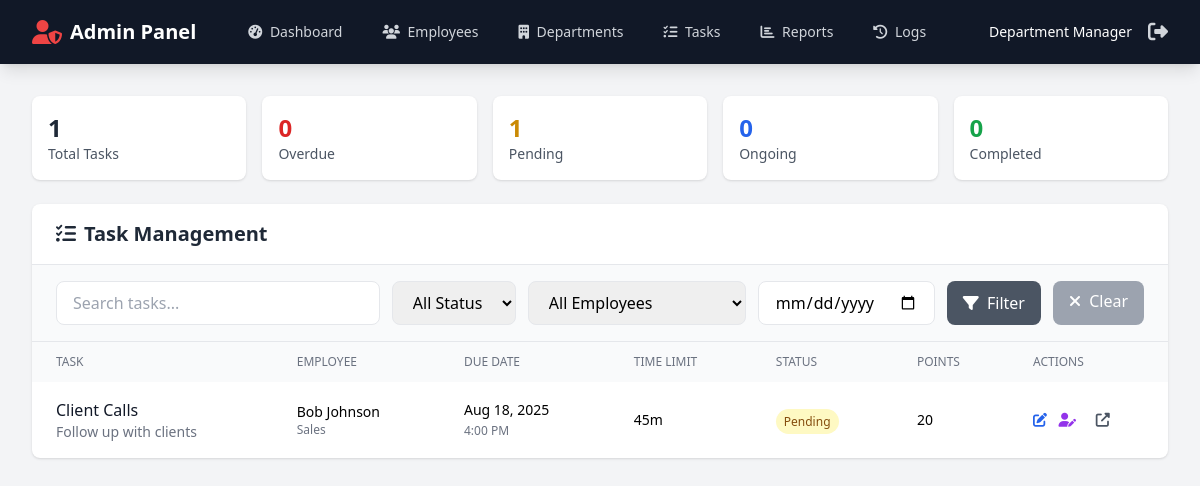
Screenshot of /admin/tasks.php (signed in) with the database file from the repository.
### tables this page shows
CREATE TABLE `tasks` (
  `id` int(11) NOT NULL,
  `title` varchar(200) NOT NULL,
  `description` text DEFAULT NULL,
  `employee_id` int(11) DEFAULT NULL,
  `department_id` int(11) DEFAULT NULL,
  `repeat_days` varchar(20) DEFAULT NULL,
  `custom_days` varchar(50) DEFAULT NULL,
  `due_date` date DEFAULT NULL,
  `due_time` time DEFAULT NULL,
  `time_limit_hours` int(11) DEFAULT 0,
  `time_limit_minutes` int(11) DEFAULT 0,
  `started_at` timestamp NULL DEFAULT NULL,
  `completed_at` timestamp NULL DEFAULT NULL,
  `status` enum('pending','ongoing','finished','dropped','overdue') DEFAULT 'pending',
  `is_project_task` tinyint(1) DEFAULT 0,
  `created_by` int(11) DEFAULT NULL,
  `parent_task_id` int(11) DEFAULT NULL,
  `is_repeat` tinyint(1) DEFAULT 0,
  `repeat_config` longtext DEFAULT NULL,
  `points` int(11) DEFAULT 10,
  `confirmation_token` varchar(64) DEFAULT NULL,
  `created_at` timestamp NOT NULL DEFAULT current_timestamp(),
  `updated_at` timestamp NOT NULL DEFAULT current_timestamp() ON UPDATE current_timestamp()
);

CREATE TABLE `employees` (
  `id` int(11) NOT NULL,
  `name` varchar(100) NOT NULL,
  `email` varchar(100) NOT NULL,
  `password` varchar(255) NOT NULL,
  `role` enum('admin','manager','employee') DEFAULT 'employee',
  `whatsapp_number` varchar(20) DEFAULT NULL,
  `department` varchar(50) DEFAULT NULL,
  `total_points` int(11) DEFAULT 0,
  `notification_enabled` tinyint(1) DEFAULT 1,
  `created_at` timestamp NOT NULL DEFAULT current_timestamp()
);

### admin/config.php (called while the page is built, shortened)
<?php
require_once '../config.php';
function isAdminLoggedIn() {
    return isset($_SESSION[ADMIN_SESSION_PREFIX . 'id']) &&
           isset($_SESSION[ADMIN_SESSION_PREFIX . 'role']);
}
function hasPermission($module, $action) {
    $role = $_SESSION[ADMIN_SESSION_PREFIX . 'role'];
    if ($role === 'manager') {
        if ($module === 'employees') {
            return in_array($action, ['view', 'edit']);
        }
        if ($module === 'tasks') {
            return in_array($action, ['view', 'create', 'edit']);
        }
        if ($module === 'reports') {
            return $action === 'view';
        }
    }
    return false;
}
function getCurrentAdmin() {
    $pdo = getDB();
    $stmt = $pdo->prepare("SELECT * FROM employees WHERE id = ?");
    $stmt->execute([$_SESSION[ADMIN_SESSION_PREFIX . 'id']]);
    return $stmt->fetch();
}
?>

### config.php (called while the page is built, shortened)
<?php
function formatTimeLimit($hours, $minutes) {
    $parts = [];
    if ($minutes > 0) $parts[] = $minutes . 'm';
    return !empty($parts) ? implode(' ', $parts) : 'No limit';
}
?>

### admin/tasks.php (the view, shortened to what this page needs)
<?php
require_once 'config.php';
$pdo = getDB();
$admin = getCurrentAdmin();
$search = $_GET['search'] ?? '';
$filterDate = $_GET['date'] ?? '';
$query = "
    SELECT t.*, e.name as employee_name, e.email as employee_email, e.department
    FROM tasks t
    LEFT JOIN employees e ON t.employee_id = e.id
    WHERE 1=1
";
$params = [];
$query .= " ORDER BY t.status = 'overdue' DESC, t.due_date ASC, t.due_time ASC";
$stmt = $pdo->prepare($query);
$stmt->execute($params);
$tasks = $stmt->fetchAll();
$stats = [
    'total' => count($tasks),
    'overdue' => count(array_filter($tasks, fn($t) => $t['status'] == 'overdue')),
    'pending' => count(array_filter($tasks, fn($t) => $t['status'] == 'pending')),
    'ongoing' => count(array_filter($tasks, fn($t) => $t['status'] == 'ongoing')),
    'finished' => count(array_filter($tasks, fn($t) => $t['status'] == 'finished'))
];
?>
<!DOCTYPE html>
<html lang="en">
<head>
    <script src="https://cdn.tailwindcss.com"></script>
    <link rel="stylesheet" href="https://cdnjs.cloudflare.com/ajax/libs/font-awesome/6.4.0/css/all.min.css">
</head>
<body class="bg-gray-100">
    <?php include 'header.php'; ?>
    <div class="max-w-7xl mx-auto px-4 sm:px-6 lg:px-8 py-8">
        <div class="grid grid-cols-1 md:grid-cols-5 gap-4 mb-6">
            <div class="bg-white rounded-lg shadow p-4">
                <div class="text-2xl font-bold text-gray-800"><?php echo $stats['total']; ?></div>
                <div class="text-sm text-gray-600">Total Tasks</div>
            </div>
            <div class="bg-white rounded-lg shadow p-4">
                <div class="text-2xl font-bold text-red-600"><?php echo $stats['overdue']; ?></div>
                <div class="text-sm text-gray-600">Overdue</div>
            </div>
            <div class="bg-white rounded-lg shadow p-4">
                <div class="text-2xl font-bold text-yellow-600"><?php echo $stats['pending']; ?></div>
                <div class="text-sm text-gray-600">Pending</div>
            </div>
            <div class="bg-white rounded-lg shadow p-4">
                <div class="text-2xl font-bold text-blue-600"><?php echo $stats['ongoing']; ?></div>
                <div class="text-sm text-gray-600">Ongoing</div>
            </div>
            <div class="bg-white rounded-lg shadow p-4">
                <div class="text-2xl font-bold text-green-600"><?php echo $stats['finished']; ?></div>
                <div class="text-sm text-gray-600">Completed</div>
            </div>
        </div>
        <div class="bg-white rounded-lg shadow">
            <div class="px-6 py-4 border-b">
                <h1 class="text-xl font-bold text-gray-800">
                    <i class="fas fa-tasks mr-2"></i>Task Management
                </h1>
            </div>
            <div class="px-6 py-4 bg-gray-50 border-b">
                <form method="GET" class="flex flex-wrap gap-3">
                    <input type="text" name="search" placeholder="Search tasks..."
                           value="<?php echo htmlspecialchars($search); ?>"
                           class="flex-1 min-w-[200px] px-4 py-2 border rounded-lg">
                    <select name="status" class="px-4 py-2 border rounded-lg">
                        <option value="">All Status</option>
                    </select>
                    <select name="employee" class="px-4 py-2 border rounded-lg">
                        <option value="">All Employees</option>
                    </select>
                    <input type="date" name="date" value="<?php echo $filterDate; ?>"
                           class="px-4 py-2 border rounded-lg">
                    <button type="submit" class="bg-gray-600 text-white px-4 py-2 rounded-lg hover:bg-gray-700">
                        <i class="fas fa-filter mr-1"></i> Filter
                    </button>
                    <a href="tasks.php" class="bg-gray-400 text-white px-4 py-2 rounded-lg hover:bg-gray-500">
                        <i class="fas fa-times mr-1"></i> Clear
                    </a>
                </form>
            </div>
            <div class="overflow-x-auto">
                <table class="w-full">
                    <thead class="bg-gray-50">
                        <tr>
                            <th class="px-6 py-3 text-left text-xs font-medium text-gray-500 uppercase">Task</th>
                            <th class="px-6 py-3 text-left text-xs font-medium text-gray-500 uppercase">Employee</th>
                            <th class="px-6 py-3 text-left text-xs font-medium text-gray-500 uppercase">Due Date</th>
                            <th class="px-6 py-3 text-left text-xs font-medium text-gray-500 uppercase">Time Limit</th>
                            <th class="px-6 py-3 text-left text-xs font-medium text-gray-500 uppercase">Status</th>
                            <th class="px-6 py-3 text-left text-xs font-medium text-gray-500 uppercase">Points</th>
                            <th class="px-6 py-3 text-left text-xs font-medium text-gray-500 uppercase">Actions</th>
                        </tr>
                    </thead>
                    <tbody class="divide-y divide-gray-200">
                        <?php foreach ($tasks as $task): ?>
                        <tr class="<?php echo $task['status'] == 'overdue' ? 'bg-red-50' : ''; ?>">
                            <td class="px-6 py-4">
                                <div class="font-medium text-gray-900"><?php echo htmlspecialchars($task['title']); ?></div>
                                <div class="text-sm text-gray-500"><?php echo htmlspecialchars(substr($task['description'] ?? '', 0, 50)); ?></div>
                            </td>
                            <td class="px-6 py-4">
                                <div class="text-sm"><?php echo htmlspecialchars($task['employee_name'] ?? 'Unassigned'); ?></div>
                                <div class="text-xs text-gray-500"><?php echo htmlspecialchars($task['department'] ?? ''); ?></div>
                            </td>
                            <td class="px-6 py-4 text-sm">
                                <?php echo date('M d, Y', strtotime($task['due_date'])); ?>
                                <?php if ($task['due_time']): ?>
                                    <br><span class="text-xs text-gray-500"><?php echo date('g:i A', strtotime($task['due_time'])); ?></span>
                                <?php endif; ?>
                            </td>
                            <td class="px-6 py-4 text-sm">
                                <?php echo formatTimeLimit($task['time_limit_hours'], $task['time_limit_minutes']); ?>
                            </td>
                            <td class="px-6 py-4">
                                <span class="px-2 py-1 text-xs rounded-full
                                    <?php echo $task['status'] == 'pending' ? 'bg-yellow-100 text-yellow-800' :
                                        ($task['status'] == 'ongoing' ? 'bg-blue-100 text-blue-800' :
                                        ($task['status'] == 'finished' ? 'bg-green-100 text-green-800' :
                                        ($task['status'] == 'overdue' ? 'bg-red-100 text-red-800' : 'bg-gray-100 text-gray-800'))); ?>">
                                    <?php echo ucfirst($task['status']); ?>
                                </span>
                            </td>
                            <td class="px-6 py-4 text-sm font-medium"><?php echo $task['points']; ?></td>
                            <td class="px-6 py-4 text-sm">
                                <?php if (hasPermission('tasks', 'edit')): ?>
                                <button onclick="openStatusModal(<?php echo $task['id']; ?>, '<?php echo $task['status']; ?>')"
                                        class="text-blue-600 hover:text-blue-800 mr-2" title="Change Status">
                                    <i class="fas fa-edit"></i>
                                </button>
                                <button onclick="openReassignModal(<?php echo $task['id']; ?>, <?php echo $task['employee_id'] ?? 'null'; ?>)"
                                        class="text-purple-600 hover:text-purple-800 mr-2" title="Reassign">
                                    <i class="fas fa-user-edit"></i>
                                </button>
                                <?php endif; ?>
                                <a href="../confirm.php?token=<?php echo $task['confirmation_token']; ?>"
                                   target="_blank" class="text-gray-600 hover:text-gray-800 ml-2" title="View Public Link">
                                    <i class="fas fa-external-link-alt"></i>
                                </a>
                            </td>
                        </tr>
                        <?php endforeach; ?>
                    </tbody>
                </table>
            </div>
        </div>
    </div>
</body>
</html>

### rows the page displays
tasks: status.notification_enabled "1", status.total_points "0", title "Client Calls", description "Follow up with clients", employee.name "Bob Johnson", employee.department "Sales", due_date "Aug 18, 2025", due_time "4:00 PM", time_limit_hours+time_limit_minutes "45m", status "Pending", points "20"

### other values shown
$_SESSION[ADMIN_SESSION_PREFIX . 'name'] "Department Manager"
